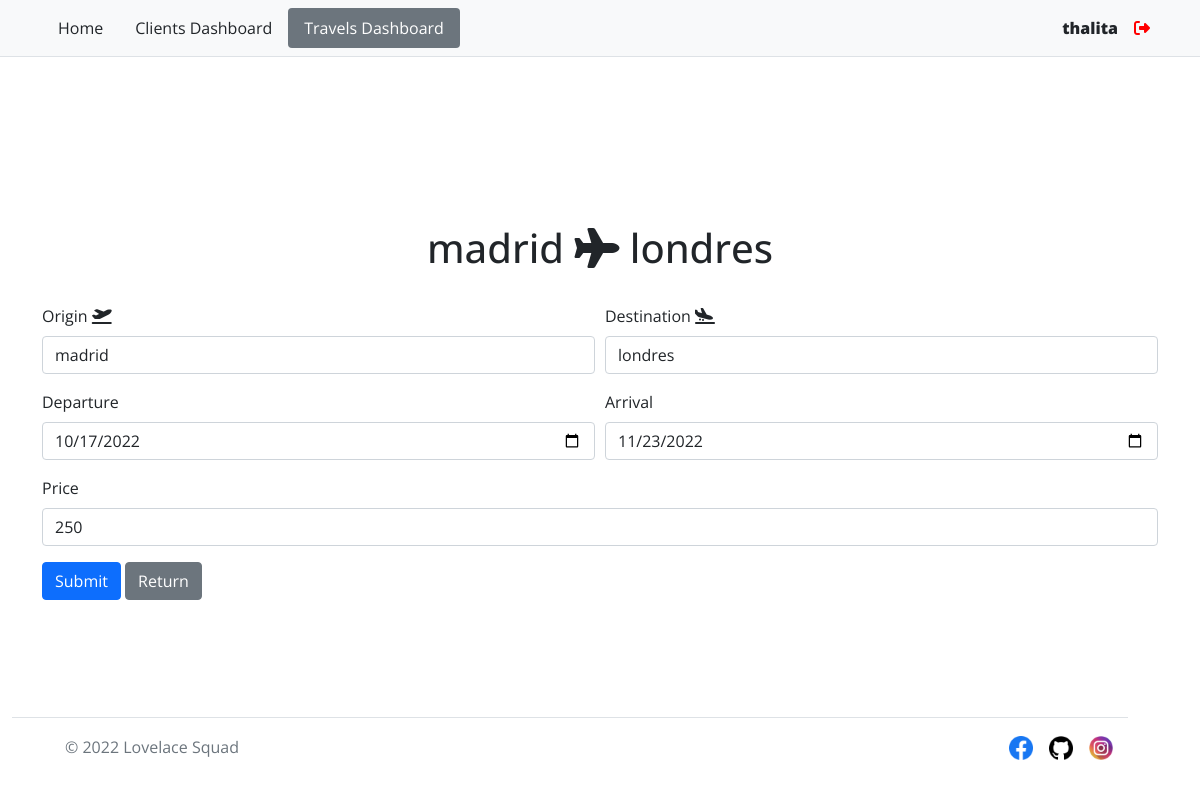
/index.php?controller=Travel&action=getTravel&id_dest=2 (signed in), run on the app's committed database.
### tables this page shows
CREATE TABLE `travel` (
  `Origin` varchar(20) NOT NULL,
  `Destination` varchar(20) NOT NULL,
  `departure` date NOT NULL,
  `arrival` date NOT NULL,
  `price` char(20) NOT NULL,
  `id_dest` int(11) NOT NULL
);

### core/classes/View.php (called while the page is built, shortened)
<?php
class View
{
    function render($name)
    {
        require_once VIEWS . '/' . $name . ".php";
    }
}

### controllers/travelController.php (called while the page is built, shortened)
<?php
class TravelController
{
    function getTravel($request)
    {
        $travel = null;
        if (isset($request["id_dest"])) {
            $travel = $this->model->getById($request["id_dest"]);
        }
        $this->view->action = $request["action"];
        $this->view->data = $travel;
        $this->view->render("travel/travel");
    }
}

### index.php (called while the page is built, shortened)
<?php
require_once "core/classes/Database.php";
require_once "core/classes/View.php";
require_once "core/classes/Controller.php";
$router = new Router();
?>

### core/classes/Database.php (called while the page is built, shortened)
<?php
class Database
{
    function connect()
    {
        try {
            $connection = "mysql:host=" . HOST . ";"
                . "dbname=" . DB . ";"
                . "user=" . USER . ";"
                . "password=" . PASSWORD . ";"
                . "charset=" . CHARSET;
            $options = [
                PDO::ATTR_ERRMODE           =>  PDO::ERRMODE_EXCEPTION,
                PDO::ATTR_EMULATE_PREPARES  => FALSE,
            ];
            $pdo = new PDO($connection, USER, PASSWORD, $options);
            return $pdo;
        } catch (PDOException $e) {
            require_once(VIEWS . "/error/error.php");
        }
    }
}
?>

### models/TravelModel.php (called while the page is built, shortened)
<?php
class TravelModel extends Model
{
    function getById($id)
    {
        $query = $this->db->connect()->prepare("SELECT id_dest, origin, destination, departure, arrival, price
        FROM travel
        WHERE id_dest = $id;");
        try {
            $query->execute();
            $travel = $query->fetch();
            return $travel;
        } catch (PDOException $e) {
            return [];
        }
    }
}

### views/travel/travel.php (the view, shortened to what this page needs)
<!DOCTYPE html>
<html lang="en">
<head>
    <link rel="stylesheet" href="https://stackpath.bootstrapcdn.com/bootstrap/4.5.0/css/bootstrap.min.css">
    <link href="../../../develop-your-project-in-php/assets/css/style.css" rel="stylesheet" type="text/css">
    <link href="https://cdn.jsdelivr.net/npm/bootstrap@5.0.2/dist/css/bootstrap.min.css" rel="stylesheet"
>
</head>
<body id="travelBody">
    <nav class="py-2 bg-light border-bottom">
            <div class="container d-flex flex-wrap justify-content-between">
            <ul class="nav nav-pills flex-column flex-sm-row">
                <li class="nav-item"><a class="flex-sm-fill text-sm-center nav-link link-dark" href="../../../develop-your-project-in-php/views/main/main.php">Home</a></li>
                <li class="nav-item"><a class="flex-sm-fill text-sm-center nav-link link-dark " href="index.php?controller=Client&action=getAllClients">Clients Dashboard</a></li>
                <li class="nav-item"><a class="active bg-secondary flex-sm-fill text-sm-center nav-link link-dark" href="index.php?controller=Travel&action=getAllTravels">Travels Dashboard</a></li>
              </ul>
                <ul class="nav">
                  <?php if(!isset($_SESSION['adminId'])) : ?>
                    <?php else: ?>
                        <li  class="nav-item"><a style="font-weight: 900;" class="nav-link link-dark px-2">
                            <?php if(isset($_SESSION['adminId'])){
                                echo explode(" ", $_SESSION['adminName'])[0];
                            }else{
                                echo 'Guest';
                            }
                        ?> </a></li>
                       <li class="nav-item"><a href="controllers/loginController.php?end=logout" class="nav-link link-dark px-2"><i class="fas fa-sign-out-alt" style="color: red;"></i></a></li>
                    </ul>
                    <?php endif; ?>
            </div>
</nav>
    <div class="container">
        <h1 class="h1edits"><?php if(isset($this->data)){
            echo isset($this->data['origin']) ? $this->data['origin'] : null; echo ' ';
            echo "<i class='fa-solid fa-plane'></i>";
        }else{
            echo ' Where do you want to travel? ';
        } ?> <?php echo isset($this->data['destination']) ? $this->data['destination'] : null ?></h1>
        <form class="mb-5 needs-validation" action="index.php?controller=Travel&action=<?php echo isset($this->data['id_dest']) ? "updateTravel" : "createTravel" ?>" method="post">
            <div class="form-row">
                <div class="col">
                    <div class="form-group">
                        <label for="origin">Origin <i class="fa-solid fa-plane-departure"></i></label>
                        <input required type="text" value="<?php echo isset($this->data['origin']) ? $this->data['origin'] : null ?>" class="form-control" id="origin" name="origin" aria-describedby="origin" placeholder="Enter origin">
                </div>
             </div>
                <div class="col">
                    <div class="form-group">
                        <label for="destination">Destination <i class="fa-solid fa-plane-arrival"></i></label>
                        <input required type="text" value="<?php echo isset($this->data['destination']) ? $this->data['destination'] : null ?>" class="form-control" id="destination" name="destination" aria-describedby="destination" placeholder="Enter destination">
                    </div>
                </div>
            </div>
            <div class="form-row">
                <div class="col">
                    <div class="form-group">
                        <label for="departure">Departure</label>
                        <input required type="date" value="<?php echo isset($this->data['departure']) ? $this->data['departure'] : null ?>" class="form-control" id="departure" name="departure" aria-describedby="departure" placeholder="Enter departure">
                    </div>
                </div>
                <div class="col">
                    <div class="form-group">
                        <label for="arrival">Arrival</label>
                        <input required type="date" value="<?php echo isset($this->data['arrival']) ? $this->data['arrival'] : null ?>" class="form-control" id="arrival" name="arrival" aria-describedby="arrival" placeholder="Enter arrival">
                    </div>
                </div>
            </div>
            <div class="form-row">
                <div class="col">
                    <div class="form-group">
                        <label for="price">Price</label>
                        <input type="text" value="<?php echo isset($this->data['price']) ? $this->data['price'] : null ?>" class="form-control" id="price" name="price" aria-describedby="price" placeholder="Enter price">
                    </div>
                </div>
                </div>
                <button type="submit" class="btn btn-primary">Submit</button>
                <a id="return" class="btn btn-secondary" href="<?php echo "?controller=Travel&action=getAllTravels"; ?>">Return</a>
        </form>
    </div>
</body>
<div class="container footer-travelDash">
   <footer class="d-flex flex-wrap justify-content-between align-items-center py-3 my-4 border-top">
     <div class="col-md-4 d-flex align-items-center">
       <a href="/" class="mb-3 me-2 mb-md-0 text-muted text-decoration-none lh-1">
         <svg class="bi" width="30" height="24"><use xlink:href="#bootstrap"/></svg>
       </a>
       <span class="text-muted">&copy; 2022 Lovelace Squad</span>
     </div>
     <ul class="nav col-md-4 justify-content-end list-unstyled d-flex">
       <li class="ms-3"><a class="text-muted" href="https://www.facebook.com/"><img src="../../develop-your-project-in-php/assets/images/facebook.png" alt="facebook logo" width="24" height="24"></a></li>
       <li class="ms-3"><a class="text-muted" href="https://github.com/lpdraft/develop-your-project-in-php"><img src="../../../develop-your-project-in-php/assets/images/github-logo.png" alt="github logo" width="24" height="24"></a></li>
       <li class="ms-3"><a class="text-muted" href="https://www.instagram.com/"><img src="../../develop-your-project-in-php/assets/images/instagram.png" alt="instagram logo" width="24" height="24"></a></li>
     </ul>
     </footer>
   </div>
</html>

### assets/css/style.css (style rules this page uses)
.h1edits { text-align: center; margin-top: 15%; }
#clientBody, #travelBody { height: 100vh; font-family: "Open Sans", sans-serif; }
.footer-clientDash, .footer-travelDash, .footer-travelDashForm { position: absolute; bottom: 0; }

### data on the page
travel: Origin "madrid", Destination "londres", origin "madrid", destination "londres", departure "10/17/2022", arrival "11/23/2022", price "250"

### other printed values
explode(" ", $_SESSION['adminName'])[0] "thalita"
